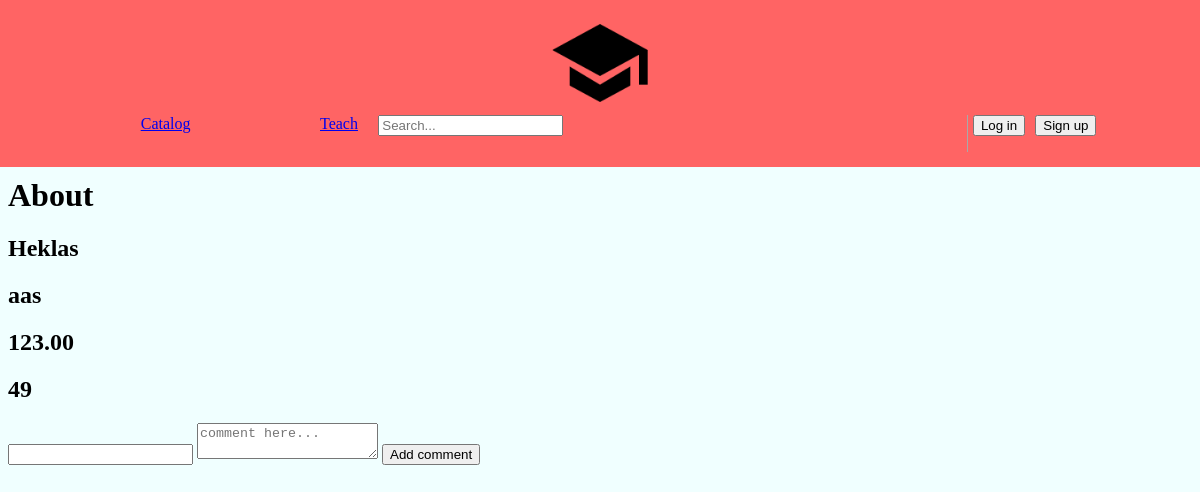
The app's page /49 with its own data.
### main/models.py (models this page shows, shortened)
class Course(models.Model):
    coursename = models.CharField(max_length=256, null=False)
    teacher = models.CharField(max_length=32, null=False)
    price = models.DecimalField(max_digits=8, decimal_places=2)

### main/views.py (the view)
# urls.py: path('<int:courseid>' , views.openC),
def openC(request,courseid):
    len = Course.objects.all().last().id
    if(courseid > len or courseid<1):
        return HttpResponse("ERROR")
    else:
        c = Course.objects.all().get(pk=courseid)
        name = c.coursename
        teacher = c.teacher
        price = c.price
        comment = Comment.objects.filter(
            Q(course_id=c.pk)
        )
        if comment.__len__() == 0:
            return render(request,'main/About.html',{
                'name': name,
                'teacher': teacher,
                'id': price,
                'crsid': courseid,
                'comments': comment,
            })
        else:
            return redirect('addcmnt',courseid=courseid)

### main/templates/main/About.html (shortened to what this page needs)
{% load static %}
{% include 'main/header.html' %}
<html lang="en">
<head>
        <link rel="stylesheet" type="text/css" href="{% static 'main/about.css' %}">
</head>
<body>
<h1>About</h1>
<div class="course">
    <h2>{{ name }}</h2>
    <h2>{{ teacher }}</h2>
    <h2>{{ id }}</h2>
    <h2>{{ crsid }}</h2>
</div>
<form method="post" action="{% url 'addcmnt' courseid=crsid%}">
        <div class="comm">
        <input type="text" name="post">
        <textarea placeholder="comment here..." name="com"></textarea>
        <a><button type="submit">Add comment</button></a>
        </div>
    </form>
</body>
</html>

### main/static/main/test.css (style rules this page uses)
body { background-color: azure; }

### main/static/main/header.css (style rules this page uses)
a { margin-top: 10px; }

### records on screen
Course: coursename "Heklas", teacher "aas", price "123.00"

### other values on screen
{{ crsid }} "49"
